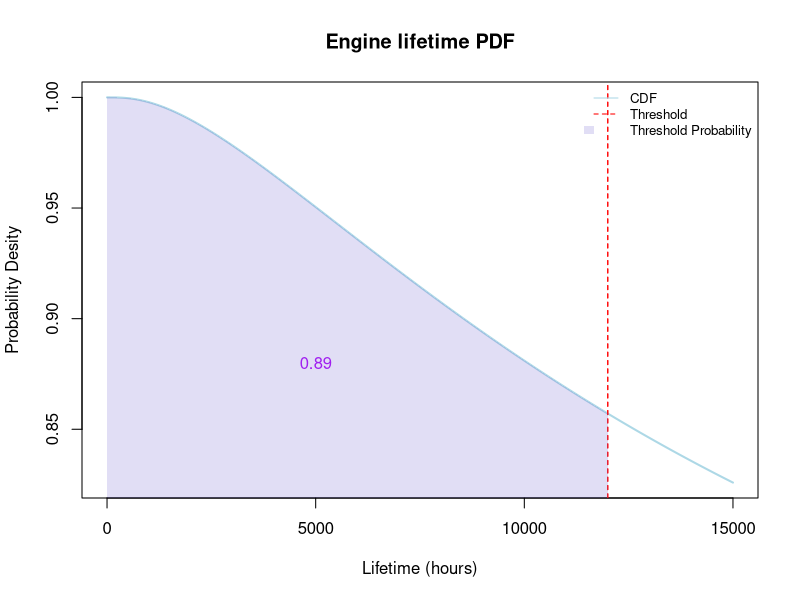
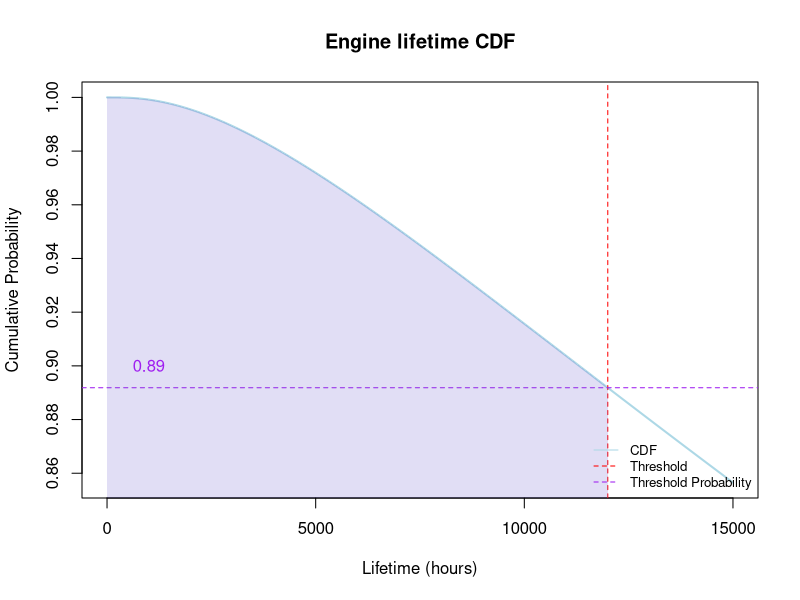

Write the R code that produced these figures, in order.
# Lifetime of an engine


# Parameters
mean_normal <- 11      # mean of the underlying normal distribution
sd_normal <- 1.3       # standard deviation of the underlying normal distribution
threshold_lifetime <- 12000  # threshold value

# Define transparent fill color
red <- 106
green <- 90
blue <- 205
alpha <- 50
purple_trans <- rgb(red, green, blue, alpha, maxColorValue=255)


# Calculate the probability that the lifetime exceeds the threshold
probability_exceeds_threshold <- 1 - pnorm(log(threshold_lifetime), mean = mean_normal, sd = sd_normal)

# Generate a sequence of values for the x-axis
x_values <- seq(0, 15000, length.out = 1000)


# Calculate the PDF values for the generated x_values
pdf_values <- 1 - dnorm(log(x_values), mean = mean_normal, sd = sd_normal)

# PDF Plot
plot(x_values, pdf_values, type = 'l', col = 'lightblue', lwd = 2,
     main = 'Engine lifetime PDF',
     ylab = 'Probability Desity', xlab = 'Lifetime (hours)')

# Add a vertical line at the threshold
abline(v = threshold_lifetime, col = 'red', lty = 2)

# Add a vertical line at the threshold
abline(v = threshold_lifetime, col = 'red', lty = 2)

# Fill the area below the curve from 0 to the threshold
polygon(c(0, x_values[x_values <= threshold_lifetime], threshold_lifetime), c(0, pdf_values[x_values <= threshold_lifetime], 0), col = purple_trans, border = NA)

# Add legend
legend("topright", legend = c("CDF", "Threshold", "Threshold Probability"), col = c("lightblue", "red", "purple"), border = NA, lty = c(1, 2, 0), fill = c("white", "white", purple_trans), cex = 0.8, bty = "n")

# Add labeling
text(5000, 0.88, "0.89", col = "purple")


# Calculate the CDF values for the generated x_values
cdf_values <- 1 - pnorm(log(x_values), mean = mean_normal, sd = sd_normal)

# CDF Plot
plot(x_values, cdf_values, type = 'l', col = 'lightblue', lwd = 2,
     main = 'Engine lifetime CDF',
     ylab = 'Cumulative Probability', xlab = 'Lifetime (hours)')

# Add a vertical line at the threshold
abline(v = threshold_lifetime, col = 'red', lty = 2)

# Add a horizontal line at the threshold probability
abline(h = probability_exceeds_threshold, col = 'purple', lty = 2)


# Fill the area below the curve from 0 to the threshold
polygon(c(0, x_values[x_values <= threshold_lifetime], threshold_lifetime), c(0, cdf_values[x_values <= threshold_lifetime], 0), col = purple_trans, border = NA)



# Add legend
legend("bottomright", legend = c("CDF", "Threshold", "Threshold Probability"), col = c("lightblue", "red", "purple"), border = NA, lty = c(1, 2, 2), cex = 0.8, bty = "n")

# Add labeling
text(1000, 0.90, "0.89", col = "purple")


# Print the result
cat("Probability that the lifetime exceeds 12,000 hours:", probability_exceeds_threshold, "\n")